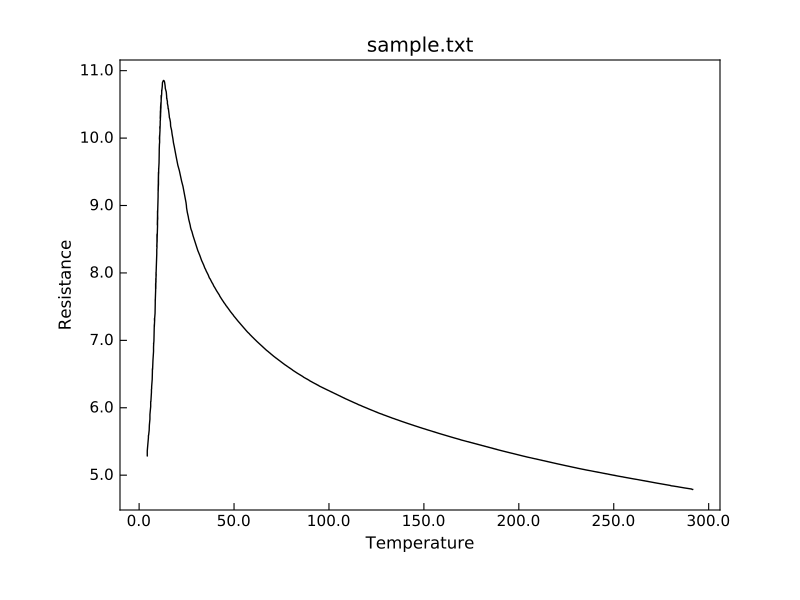

Write the Python code that produced this figure.
"Simple plot in 2 lines."
from Stoner import Data
p=Data("sample.txt",setas="xy")
# Quick plot
p.plot()
